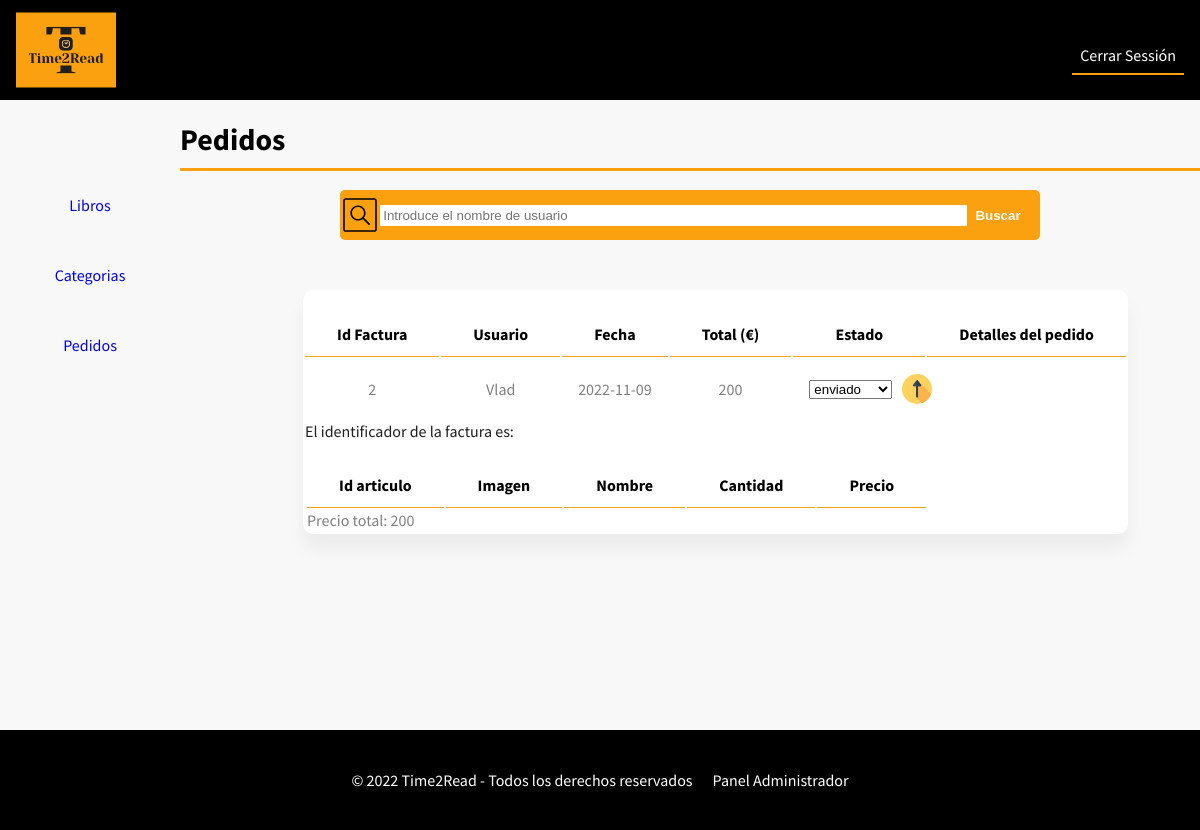
Screenshot of /index.php?controller=Pedido&action=mostrarPedidos (signed in) with the database file from the repository.
### tables this page shows
CREATE TABLE `factura` (
  `id_factura` int(11) NOT NULL,
  `fk_id_usuario` int(11) DEFAULT NULL,
  `fecha` date NOT NULL,
  `total` float NOT NULL,
  `estado` int(11) NOT NULL
);

CREATE TABLE `usuario` (
  `id_usuario` int(20) NOT NULL,
  `nombre` varchar(100) NOT NULL,
  `apellidos` varchar(100) NOT NULL,
  `direccion` varchar(70) NOT NULL,
  `email` varchar(50) NOT NULL,
  `clave` varchar(200) NOT NULL,
  `estado` tinyint(1) NOT NULL
);

### controllers/PedidoController.php (called while the page is built, shortened)
<?php
require "models/pedidos.php";
class PedidoController
{
    public function mostrarPedidos()
    {
        require_once "views/adminPanel/menu.php";
        $pedido = new Pedido();
        $catalogo = $pedido->obtenerPedido();
        $estados = $pedido->obtenerEstados();
        require_once "views/adminPanel/tablaPedidos.php";
    }
}

### models/database.php (called while the page is built, shortened)
<?php
class Database{
    public function __construct(){
        $servername = "localhost";
        $dbname= "biblioteca";
        $username = "root";
        $password = "";
        try{
		$this->db = new PDO("mysql:host=$servername;dbname=$dbname",$username, $password);
        }
        catch(PDOException $error)
        {
            echo "Connection failed: ". $error->getMessage();
        }
    }
}

### models/pedidos.php (called while the page is built, shortened)
<?php
require_once("database.php");
class Pedido extends Database
{
    public function obtenerPedido()
    {
        $consulta = $this->db->prepare("SELECT id_factura, U.nombre AS nombreusu, fecha, total, F.estado AS id_estado FROM factura F INNER JOIN usuario U ON U.id_usuario = F.fk_id_usuario INNER JOIN estado_factura  E ON F.estado = E.id_estado");
        $consulta->execute();
        $resultado = $consulta->fetchAll();
        return $resultado;
    }
    public function obtenerEstados(){
        $consulta = $this->db->prepare("SELECT * FROM estado_factura");
        $consulta->execute();
        $resultado = $consulta->fetchAll();
        return $resultado;
    }
}

### views/adminPanel/tablaPedidos.php (the view)
<?php
echo "
<div class='admin-panel-content-container'>
<div class='admin-panel-title-container'>
    <h1 class='admin-panel-title'>Pedidos</h1>
    <div class='orange-line'></div>
</div>";
require_once "views/adminPanel/buscadorPedidos.php";
echo "<table class='admin-panel-page-table'>
    <tr>
        <th>Id Factura</th>
        <th>Usuario</th>
        <th>Fecha</th>
        <th>Total (€)</th>
        <th>Estado</th>
        <th>Detalles del pedido</th>
    </tr>";
foreach ($catalogo as $pedido) {
    echo " <tr>
        <td class='text'>" . $pedido['id_factura'] . "</td>
        <td class='text'>" . $pedido['nombreusu'] . "</td>
        <td class='text'>" . $pedido['fecha'] . "</td>
        <td class='text'>" . $pedido['total'] . "</td>
        <td class='text'><form class='admin-panel-pedido-editar-estado-form' method='post' action='index.php?controller=Pedido&action=editarEstado'>
            <input readonly class='ocult' name='id_factura' id='id_factura' value='".$pedido['id_factura']."'>
            <select name='estado' id='estado'>";
                    foreach ($estados as $estado){
                        if($pedido['id_estado']==$estado['id_estado']){
                            echo "<option selected value='".$estado['id_estado']."'>".$estado['estado']."</option>";
                        }else {
                            echo "<option value='".$estado['id_estado']."'>".$estado['estado']."</option>";
                        }
                    }
    echo    "</select>
            <input class='admin-panel-pedido-submit-button' type='image' name='submit' src='./img/upload2.svg' alt='Confirmar'>
        </form></td>
        </tr>";
        echo "<tr>
                <td colspan='6'>
                    <div>
                        <p>El identificador de la factura es: ".$detalle['fk_id_factura']."</p>
                        <table>
                            <tr>
                                <th>Id articulo</th>
                                <th>Imagen</th>
                                <th>Nombre</th>
                                <th>Cantidad</th>
                                <th>Precio</th>
                            </tr>";
                            foreach ($detalles as $detalle) {
                                echo "<tr></tr>";
                            }
                            echo "<tr>
                                <td colspan='5'>Precio total: " . $pedido['total'] . "</td>
                            </tr>
                        </table>
                    </div>
                </td>
            </tr>";
}
echo "</table>
</div>";

### style.css (style rules this page uses)
* { margin: 0; padding: 0; }
body { height: 100%; font-family: 'Source Sans Pro', sans-serif; background-color: #f8f8f8; }
a { text-decoration: none; }
.admin-panel-content-container { display: flex; flex-direction: column; width: 85%; float: right; align-items: center; }
.admin-panel-title-container { padding-top: 20px; padding-bottom: 20px; width: 100%; height: 50px; float: right; }
.admin-panel-title { display: inline-block; font-size: 30px; }
.orange-line { width: 100%; height: 3px; background-color: #FBA00E; margin-top: 10px; }
.admin-panel-page-table { margin-left: 5%; display: inline-block; background-color: white; border-radius: 10px; margin-top: 50px; margin-bottom: 50px; box-shadow: 0px 15px 16.83px 0.17px rgba(0, 0, 0, 0.05); }
.admin-panel-page-table th { color: black; border-bottom: 1px solid #FBA00E; padding: 2rem 2rem 0.75rem 2rem; }
.admin-panel-page-table tr:nth-child(odd) { color: #1F1F1F; }
.admin-panel-page-table tr:nth-child(even) { color: gray; }
.text { padding: 0rem 1rem 0rem 1rem; text-align: center; height: 60px; max-width: 100px; }
.admin-panel-pedido-editar-estado-form { display: flex; align-items: center; }
.admin-panel-pedido-submit-button { width: 30px; height: 30px; margin-left: 10px; }
footer { height: 100px; background-color: black; color: white; width: 100%; bottom: 0; position: relative; display: flex; align-items: center; justify-content: center; }
.footer-link { color: white; margin-left: 20px; }

### rows the page displays
factura: id_factura "2", fk_id_usuario.nombre "Vlad", fecha "2022-11-09", total "200"

### other values shown
form field estado "enviado"
